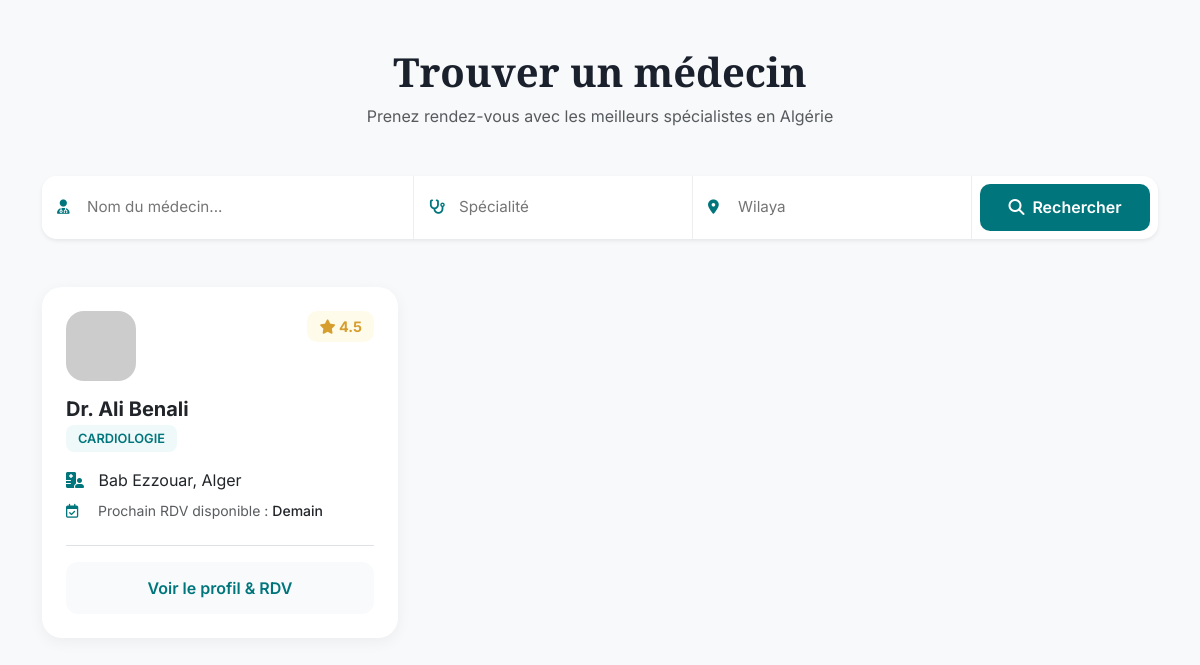
The app's page /doctors/ with its own data.
### accounts/models.py (models this page shows, shortened)
class DoctorProfile(models.Model):
    user = models.OneToOneField(User, on_delete=models.CASCADE, related_name='doctor_profile')
    speciality = models.ForeignKey('doctors.Speciality', on_delete=models.SET_NULL, null=True)
    license_number = models.CharField(max_length=100, unique=True)
    years_of_experience = models.PositiveIntegerField(default=0)
    bio = models.TextField(blank=True)
    consultation_fee = models.DecimalField(max_digits=8, decimal_places=2, null=True, blank=True)
    clinic_name = models.CharField(max_length=200, blank=True)
    clinic_address = models.TextField(blank=True)
    wilaya = models.CharField(max_length=100)
    commune = models.CharField(max_length=100)
    latitude = models.FloatField(null=True, blank=True)
    longitude = models.FloatField(null=True, blank=True)
    is_validated = models.BooleanField(default=False)
    validated_at = models.DateTimeField(null=True, blank=True)
    validated_by = models.ForeignKey(
        User, on_delete=models.SET_NULL, null=True, blank=True,
        related_name='validated_doctors'
    )

class User(AbstractUser):
    class Role(models.TextChoices):
        PATIENT = 'patient', 'Patient'
        DOCTOR = 'doctor', 'Médecin'
        SELLER = 'seller', 'Vendeur'
        ADMIN = 'admin', 'Administrateur'
    role = models.CharField(max_length=20, choices=Role.choices)
    phone = models.CharField(max_length=20, blank=True)
    address = models.TextField(blank=True)
    wilaya = models.CharField(max_length=100, blank=True)
    commune = models.CharField(max_length=100, blank=True)
    profile_picture = models.ImageField(upload_to='profiles/', null=True, blank=True)
    is_verified = models.BooleanField(default=False)
    created_at = models.DateTimeField(auto_now_add=True)
    updated_at = models.DateTimeField(auto_now=True)

### doctors/models.py (models this page shows)
class Speciality(models.Model):
    name = models.CharField(max_length=100, unique=True)
    description = models.TextField(blank=True)
    icon = models.ImageField(upload_to='specialities/', null=True, blank=True)
    class Meta:
        verbose_name_plural = 'Specialities'
    def __str__(self):
        return self.name

### accounts/views.py (the view)
# urls.py: path("doctors/", doctor_list, name="doctor_list"),
def doctor_list(request):
    doctors = DoctorProfile.objects.filter(is_validated=True)
    query = request.GET.get("q")
    if query:
        doctors = doctors.filter(
            Q(user__first_name__icontains=query) |
            Q(user__last_name__icontains=query)
        )
    speciality = request.GET.get("speciality")
    if speciality:
        doctors = doctors.filter(speciality__icontains=speciality)
    wilaya = request.GET.get("wilaya")
    commune = request.GET.get("commune")
    if wilaya:
        doctors = doctors.filter(wilaya__icontains=wilaya)
    if commune:
        doctors = doctors.filter(commune__icontains=commune)
    rating = request.GET.get("rating")
    if rating:
        doctors = doctors.filter(rating__gte=rating)
    context = {
        "doctors": doctors
    }
    return render(request, "patient/doctors_list.html", context)

### templates/patient/doctors_list.html (shortened to what this page needs)
{% load static %}
<!DOCTYPE html>
<html lang="fr">
<head>
    <link rel="stylesheet" href="https://cdnjs.cloudflare.com/ajax/libs/font-awesome/6.4.0/css/all.min.css">
    <link href="https://cdn.jsdelivr.net/npm/bootstrap@5.3.0/dist/css/bootstrap.min.css" rel="stylesheet">
    <link rel="stylesheet" href="{% static 'styles/patient/doctors_list.css' %}">
</head>
<body class="bg-light">
<div class="container py-5">
    <div class="header-section mb-5 text-center">
        <h2 class="display-6 fw-bold title-sihati">Trouver un médecin</h2>
        <p class="text-muted">Prenez rendez-vous avec les meilleurs spécialistes en Algérie</p>
    </div>
    <div class="search-container shadow-sm mb-5">
        <form method="GET" class="row g-0">
            <div class="col-md-4 search-input-group">
                <i class="fas fa-user-md icon-search"></i>
                <input type="text" name="q" class="form-control-sihati" placeholder="Nom du médecin...">
            </div>
            <div class="col-md-3 search-input-group">
                <i class="fas fa-stethoscope icon-search"></i>
                <input type="text" name="speciality" class="form-control-sihati" placeholder="Spécialité">
            </div>
            <div class="col-md-3 search-input-group">
                <i class="fas fa-map-marker-alt icon-search"></i>
                <input type="text" name="wilaya" class="form-control-sihati" placeholder="Wilaya">
            </div>
            <div class="col-md-2 p-2">
                <button type="submit" class="btn-search-sihati w-100 h-100">
                    <i class="fas fa-search me-2"></i>Rechercher
                </button>
            </div>
        </form>
    </div>
    <div class="row g-4">
        {% for doctor in doctors %}
        <div class="col-md-6 col-lg-4">
            <div class="doctor-card card border-0 h-100">
                <div class="card-body p-4">
                    <div class="d-flex align-items-start justify-content-between mb-3">
                        <div class="doctor-avatar">
                            {% if doctor.profile_picture %}
                                <img src="{{ doctor.profile_picture.url }}" alt="Dr">
                            {% else %}
                                <img src="https://ui-avatars.com/api/?name=Dr+{{ doctor.user.last_name }}&background=00767C&color=fff" alt="Dr">
                            {% endif %}
                        </div>
                        <div class="rating-badge">
                            <i class="fas fa-star"></i> {{ doctor.rating|default:"4.5" }}
                        </div>
                    </div>
                    <h5 class="fw-bold mb-1">Dr. {{ doctor.user.get_full_name }}</h5>
                    <span class="speciality-tag mb-3 d-inline-block">{{ doctor.speciality }}</span>
                    <div class="doctor-details">
                        <p class="mb-2"><i class="fas fa-hospital-user me-2 text-teal"></i> {{ doctor.commune }}, {{ doctor.wilaya }}</p>
                        <p class="small text-muted"><i class="far fa-calendar-check me-2 text-teal"></i> Prochain RDV disponible : <span class="text-dark fw-medium">Demain</span></p>
                    </div>
                    <div class="mt-4 pt-3 border-top">
                        <a href="{% url 'doctor_profile' doctor.id %}" class="btn-profile-sihati w-100">
                            Voir le profil & RDV
                        </a>
                    </div>
                </div>
            </div>
        </div>
        {% empty %}
        <div class="col-12 text-center py-5">
            <img src="{% static 'images/empty.svg' %}" alt="aucun résultat" style="width: 150px; opacity: 0.5;">
            <p class="text-muted mt-3">Désolé, aucun médecin ne correspond à votre recherche.</p>
        </div>
        {% endfor %}
    </div>
</div>
</body>
</html>

### static/styles/patient/doctors_list.css (style rules this page uses)
:root { --primary-teal: #00767C; --dark-teal: #005a5f; --light-teal: #f0f9f9; --text-main: #1A202C; }
body { font-family: 'Inter', sans-serif; }
.title-sihati { font-family: 'Playfair Display', serif; color: var(--text-main); }
.search-container { background: white; border-radius: 15px; padding: 0; overflow: hidden; }
.search-input-group { position: relative; border-right: 1px solid #eee; }
.icon-search { position: absolute; left: 15px; top: 50%; transform: translateY(-50%); color: var(--primary-teal); font-size: 0.9rem; }
.form-control-sihati { width: 100%; border: none; padding: 20px 15px 20px 45px; font-size: 0.95rem; outline: none; }
.btn-search-sihati { background: var(--primary-teal); color: white; border: none; border-radius: 10px; font-weight: 600; transition: 0.3s; }
.doctor-card { border-radius: 20px; transition: all 0.3s ease; box-shadow: 0 4px 15px rgba(0,0,0,0.05); }
.doctor-avatar img { width: 70px; height: 70px; border-radius: 18px; object-fit: cover; }
.rating-badge { background: #FFFBEB; color: #D69E2E; padding: 5px 12px; border-radius: 10px; font-weight: 700; font-size: 0.9rem; }
.speciality-tag { background: var(--light-teal); color: var(--primary-teal); padding: 4px 12px; border-radius: 8px; font-size: 0.8rem; font-weight: 600; text-transform: uppercase; }
.doctor-details i { width: 20px; }
.text-teal { color: var(--primary-teal); }
.btn-profile-sihati { display: block; text-align: center; text-decoration: none; background: #f8fafc; color: var(--primary-teal); padding: 12px; border-radius: 12px; font-weight: 600; border: 2px solid transparent; transition: 0.3s; }

### records on screen
DoctorProfile: rating "4.5", user.get_full_name "Ali Benali", speciality "CARDIOLOGIE", commune "Bab Ezzouar", wilaya "Alger"
